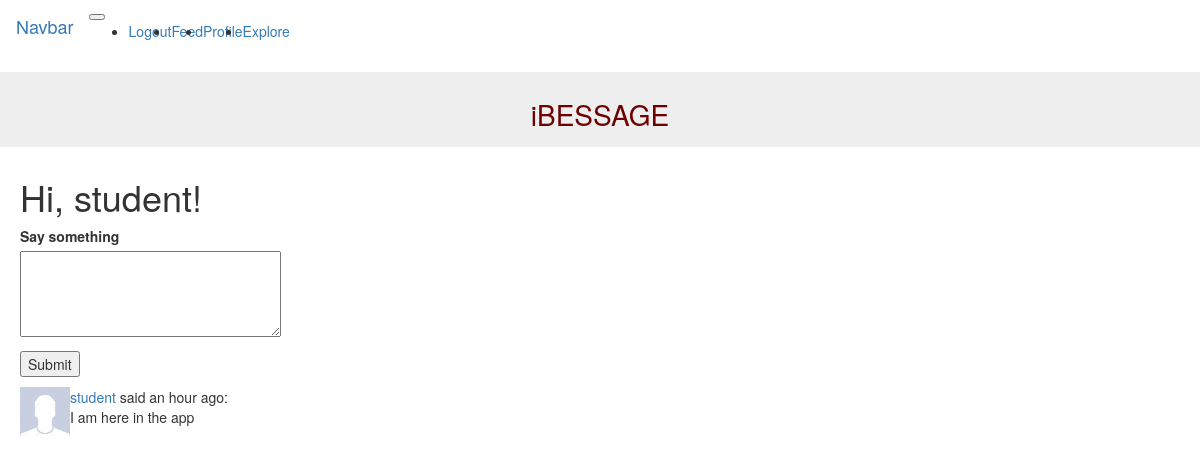
The app's page /index (signed in) with its own data.
### app/models.py (models this page shows, shortened)
class User(UserMixin, db.Model):
    id = db.Column(db.Integer, primary_key=True)
    username = db.Column(db.String(64), index=True, unique=True)
    email = db.Column(db.String(120), index=True, unique=True)
    password_hash = db.Column(db.String(128))
    posts = db.relationship('Post', backref='author', lazy='dynamic')
    followed = db.relationship(
        'User', secondary=followers,
        primaryjoin=(followers.c.follower_id == id),
        secondaryjoin=(followers.c.followed_id == id),
        backref=db.backref('followers', lazy='dynamic'), lazy='dynamic')
    def followed_posts(self):
        followed = Post.query.join(
            followers, (followers.c.followed_id == Post.user_id)).filter(
                followers.c.follower_id == self.id)
        own = Post.query.filter_by(user_id=self.id)
        return followed.union(own).order_by(Post.timestamp.desc())

class Post(db.Model):
    id = db.Column(db.Integer, primary_key=True)
    body = db.Column(db.String(140))
    timestamp = db.Column(db.DateTime, index=True, default=datetime.utcnow)
    user_id = db.Column(db.Integer, db.ForeignKey('user.id'))

### app/routes.py (the view)
@app.route('/', methods=['GET', 'POST'])
@app.route('/index', methods=['GET', 'POST'])
@login_required
def index():
    form = PostForm()
    if form.validate_on_submit():
        post = Post(body=form.post.data, author=current_user)
        db.session.add(post)
        db.session.commit()
        flash('Your post is now live!')
        return redirect(url_for('index'))
    posts = current_user.followed_posts().all()
    return render_template('index.html', title='Home', form=form,
                           posts=posts)

### app/forms.py
class PostForm(FlaskForm):
    post = TextAreaField('Say something', validators=[
        DataRequired(), Length(min=1, max=140)])
    submit = SubmitField('Submit')

### app/models.py (called while the page is built)
@login.user_loader
def load_user(id):
    return User.query.get(int(id))

### app/templates/index.html (shortened to what this page needs)
{% extends "base.html" %}
{% import 'bootstrap/wtf.html' as wtf %}
{% block appcontent %}
  <h1>Hi, {{ current_user.username }}!</h1>
  {% if form %}
  <form action="" method="post">
      <p>
          {{ form.post.label }}<br>
          {{ form.post(cols=32, rows=4) }}<br>
      </p>
      <p>{{ form.submit() }}</p>
  </form>
  {% endif %}
  {% for post in posts %}
      {% include '_post.html' %}
  {% endfor %}
{% endblock %}

### app/templates/_post.html
<table>
    <tr valign="top">
        <td><img src="/static/avatar.jpg" width="50" height="50"></td>
        <td>
          <a href="{{ url_for('user', username=post.author.username) }}">
              {{ post.author.username }}
          </a>
            said {{ moment(post.timestamp).fromNow() }}:
                <br>
                {{ post.body }}
        </td>
    </tr>
</table>

### records on screen
User: username "student"
Post: author.username "student", timestamp "an hour ago", body "I am here in the app"
